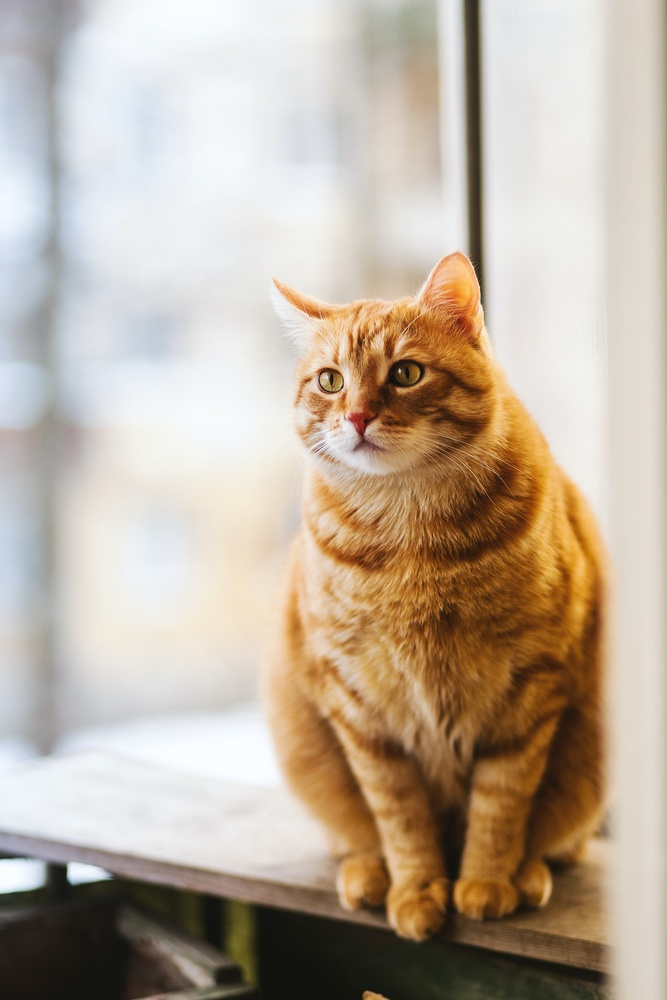
#> input picture img.jpg, 667 x 1000 px, shrunk from 1771 x 2657 before the run
$ jupyter execute --allow-errors '09. 이미지 회전.ipynb'
#> lines starting #> are read from the running program, lines starting #| are printed output that depends on the picture
[cell 1]
import cv2
img = cv2.imread('img.jpg')
#> img is the input picture: shape (1000, 667, 3); mean B, G, R 157.9, 174.3, 188.6
rotate_90 = cv2.rotate(img, cv2.ROTATE_90_CLOCKWISE)#시계 방향 90도 회전
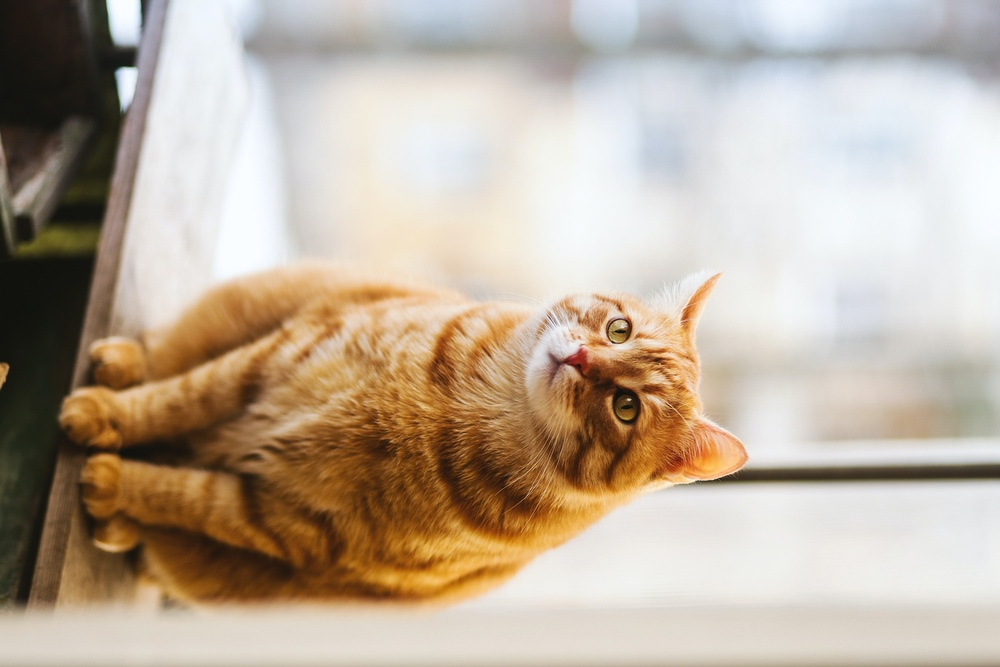
#> rotate_90: shape (667, 1000, 3); mean B, G, R 157.9, 174.3, 188.6

cv2.imshow('img',img)
cv2.imshow('rotate_90', rotate_90)

cv2.waitKey(0)
cv2.destroyAllWindows()

[cell 2]
import cv2
img = cv2.imread('img.jpg')
rotate_90 = cv2.rotate(img, cv2.ROTATE_180) #180도 회전
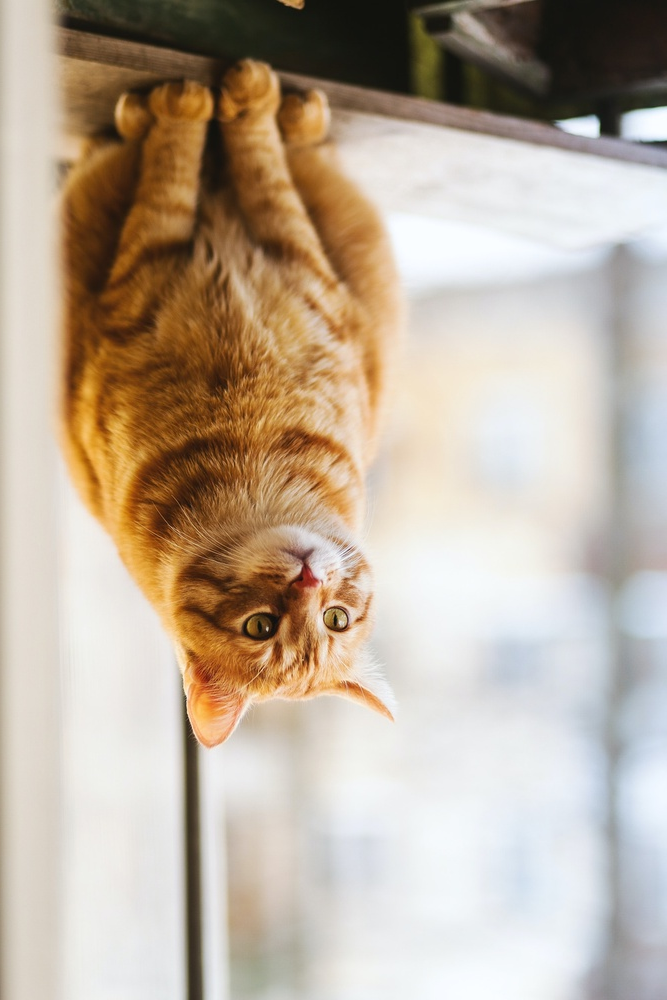
#> rotate_90: shape (1000, 667, 3); mean B, G, R 157.9, 174.3, 188.6

cv2.imshow('img',img)
#> (the rest of this cell did not finish here and is left out)

[cell 3]
import cv2
img = cv2.imread('img.jpg')
rotate_270 = cv2.rotate(img, cv2.ROTATE_90_COUNTERCLOCKWISE)#시계 반대방향 90도 회전
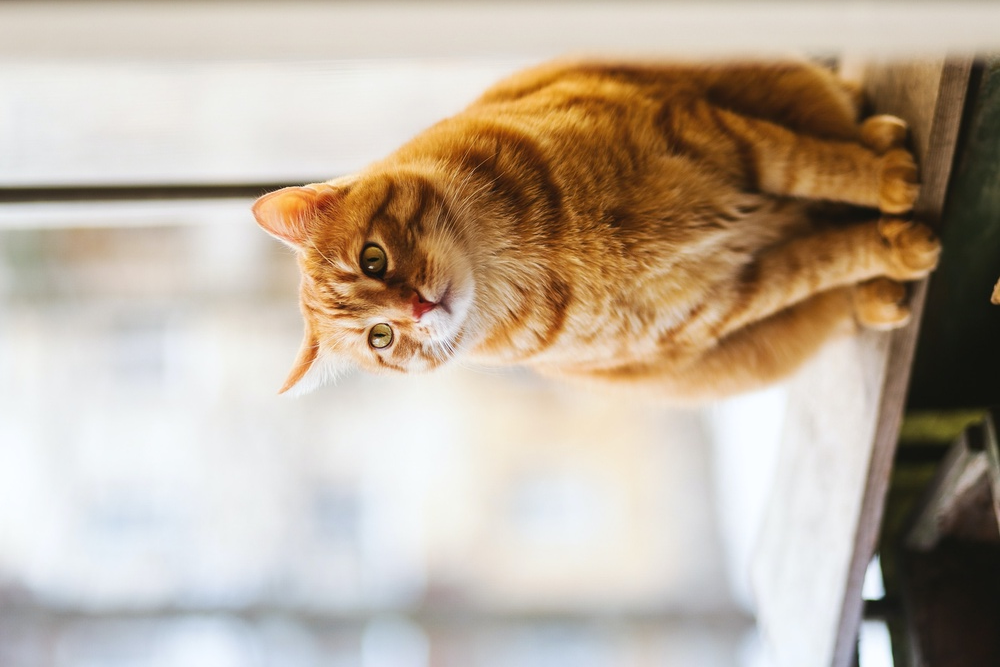
#> rotate_270: shape (667, 1000, 3); mean B, G, R 157.9, 174.3, 188.6

cv2.imshow('img',img)
cv2.imshow('rotate_270', rotate_270)

cv2.waitKey(0)
cv2.destroyAllWindows()

$ run again, with newspaper.jpg copied over img.jpg
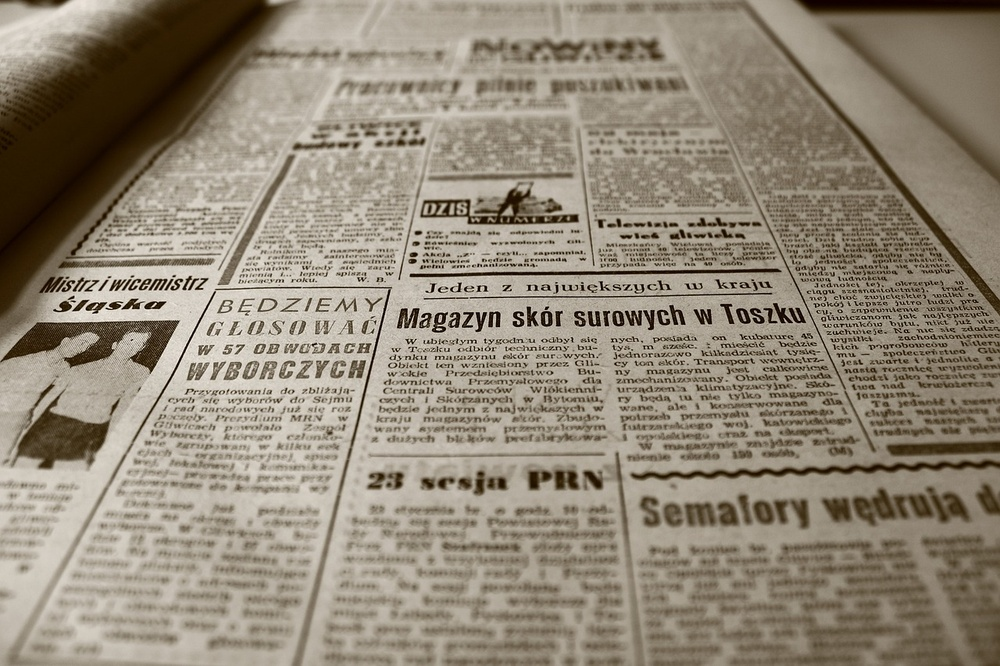
#> input picture newspaper.jpg, 1000 x 666 px, shrunk from 1280 x 853 before the run
#> img is the input picture: shape (666, 1000, 3); mean B, G, R 118.6, 135.2, 145.4
#> `rotate_90 = cv2.rotate(img, cv2.ROTATE_180)`:
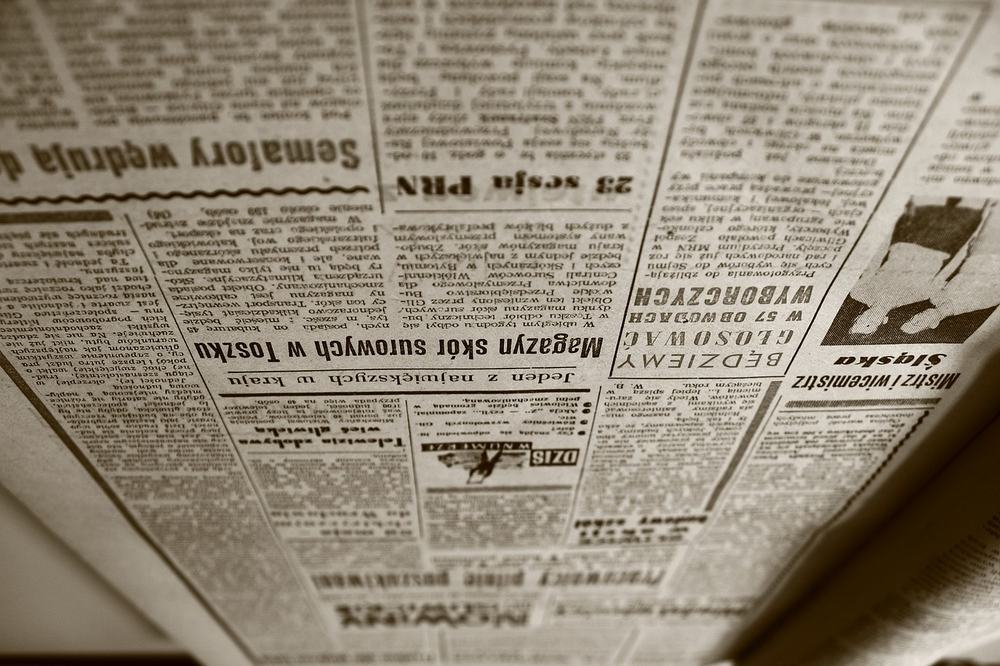
#> rotate_90: shape (666, 1000, 3); mean B, G, R 118.6, 135.2, 145.4
#> `rotate_270 = cv2.rotate(img, cv2.ROTATE_90_COUNTERCLOCKWISE)#시계 반대방향 9..`:
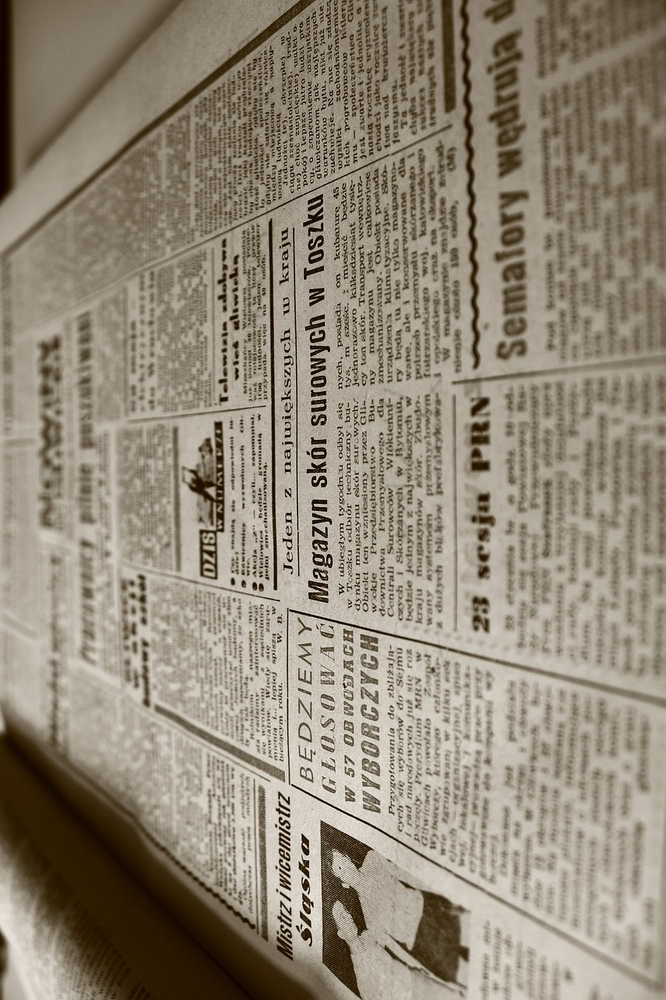
#> rotate_270: shape (1000, 666, 3); mean B, G, R 118.6, 135.2, 145.4
